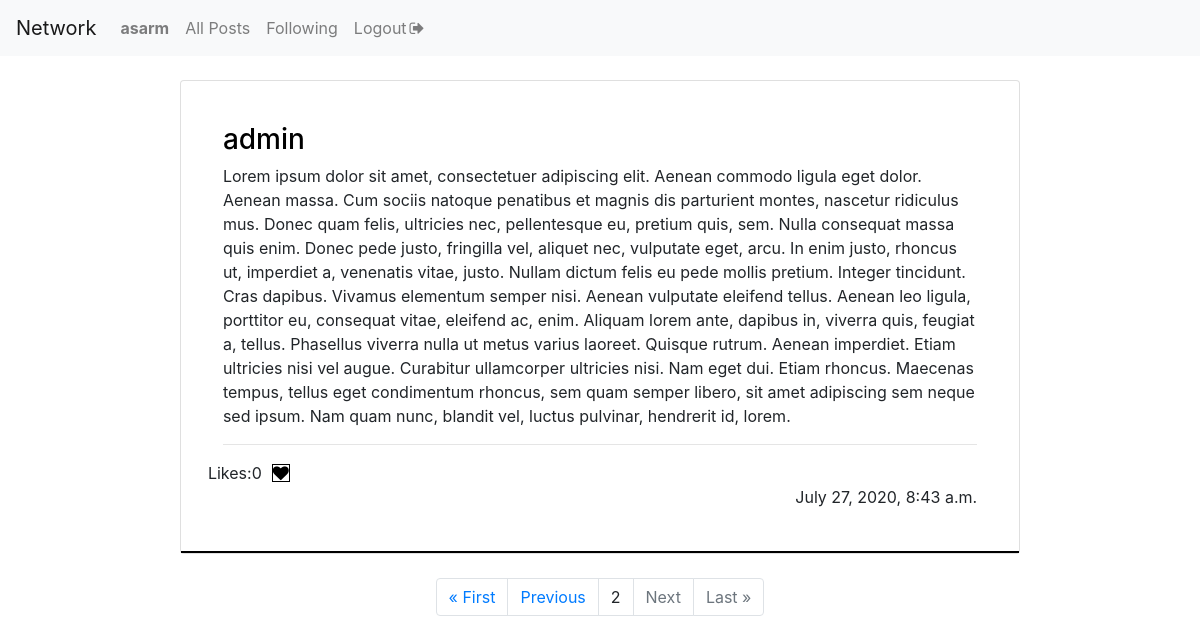
Page /?page=2 (signed in) on the committed database.
### network/models.py (models this page shows, shortened)
class User(AbstractUser):
    pass

class Post(models.Model):
    user = models.ForeignKey('User',on_delete=models.CASCADE,related_name='author')
    date = models.DateTimeField(auto_now_add=True)
    liked = models.ManyToManyField('User',blank=True,related_name='post_likes')
    content = models.CharField(max_length=300)

### network/views.py (the view, shortened to what this page needs)
# urls.py: path("", views.index, name="index"),
def index(request):
    if request.user.is_authenticated:
        posts = Post.objects.all().order_by('-date')
        current_user = request.user
        paginator = Paginator(posts,10)
        page_number = request.GET.get('page')
        page_obj = paginator.get_page(page_number)
        return render(request,"network/index.html",{'page_obj':page_obj,'posts':posts,'current_user':current_user})
    else:
        return HttpResponseRedirect("login")

### network/templates/network/index.html (shortened to what this page needs)
{% extends "network/layout.html" %}
{% load static %}
{% block body %}
    {% for post in page_obj %}
 <div class="card" style="margin: 0 auto;margin-top: 2%;width: 70%;margin-bottom: 2%;">
  <div class="card-body" style="border-bottom: 2px solid black;padding: 5%">
      <h3><a style="color: black" href="{% url 'profile' post.user.username %}">{{ post.user.username }}</a></h3>
        {{post.content}}
      <hr>
  <div class="row">
        <div>Likes:<span id="liked{{post.id}}">{{post.liked.all.count}}</span></div>
      <br>
                          {% if request.user in post.liked.all %}
                              <a class="likebutton" href="#" data-catid="{{ post.id }}" id="{{post.id}}" data-total="{{post.liked.all.count}}"  data-value="Unlike" value="submit"><i class="fa fa-heart" id="heart{{post.id}}" style="color:limegreen;margin-left: 10px"></i></a>
                          {% else %}
                              <a class="likebutton" href="#" data-catid="{{ post.id }}" id="{{post.id}}" data-total="{{post.liked.all.count}}"  data-value="Like" value="submit"><i class="fa fa-heart" id="heart{{post.id}}" style="color:black;border: 1px solid;margin-left: 10px"></i></a>
                          {% endif %}
  </div>
        <div style="text-align: end;margin-left: 60%">{{ post.date }}</div>
  </div>
  </div>
</div>
    {% endfor %}
     <div class="container">
            <ul class="pagination justify-content-center">
                {% if page_obj.has_previous %}
                    <li class="page-item"><a href="?page=1" class="page-link">&laquo; First</a></li>
                    <li class="page-item"><a href="?page={{ page_obj.previous_page_number }}" class="page-link">Previous</a></li>
                {% else %}
                <li class="page-item disabled"><a class="page-link">&laquo; First</a></li>
                <li class="page-item disabled"><a class="page-link">Previous</a></li>
                {% endif %}
                    <li class="page-item"><a class="page-link">{{ page_obj.number }}</a></li>
                {% if page_obj.has_next %}
                <li class="page-item"><a href="?page={{ page_obj.next_page_number }}" class="page-link">Next</a></li>
                <li class="page-item"><a href="?page={{ page_obj.paginator.num_pages }}" class="page-link">Last &raquo;</a></li>
                {% else %}
                <li class="page-item disabled"><a class="page-link">Next</a></li>
                <li class="page-item disabled"><a class="page-link">Last &raquo;</a></li>
                {% endif %}
            </ul>
        </div>
{% endblock %}

### network/templates/network/layout.html (shortened to what this page needs)
{% load static %}
<!DOCTYPE html>
<html lang="en">
    <head>
        <link rel="stylesheet" href="https://stackpath.bootstrapcdn.com/bootstrap/4.4.1/css/bootstrap.min.css">
        <link rel="stylesheet" href="https://cdnjs.cloudflare.com/ajax/libs/font-awesome/4.7.0/css/font-awesome.min.css">
        <link href="{% static 'network/styles.css' %}" rel="stylesheet">
    </head>
    <body>
        <nav class="navbar navbar-expand-lg navbar-light bg-light">
            <a class="navbar-brand" href="{% url 'index' %}">Network</a>
            <div>
              <ul class="navbar-nav mr-auto">
                {% if user.is_authenticated %}
                    <li class="nav-item">
                        <a class="nav-link" href="{% url 'profile' user.username %}"><strong>{{ user.username }}</strong></a>
                    </li>
                {% endif %}
                <li class="nav-item">
                  <a class="nav-link" href="{% url 'index' %}">All Posts</a>
                </li>
                {% if user.is_authenticated %}
                    <li class="nav-item">
                        <a class="nav-link" href="{% url 'followings' %}">Following</a>
                    </li>
                <li class="nav-item">
                     <a class="nav-link" title="Log Out" href="{% url 'logout' %}">Logout<i style="margin-left: 3px" class="fa fa-sign-out"></i></a>
                </li>
                {% endif %}
              </ul>
            </div>
          </nav>
        <div class="body">
            {% block body %}
            {% endblock %}
    </body>
        </html>

### rows in the picture
User: username "asarm"
Post: user.username "admin", content "Lorem ipsum dolor sit amet, consectetuer adipiscing elit. Aenean commodo ligula eget dolor. Aenean massa. Cum sociis natoque penatibus et magnis dis parturient montes, nascetur ridiculus mus. Donec quam felis, ultricies nec, pellentesque eu, pretium quis, sem. Nulla consequat massa quis enim. Donec pede justo, fringilla vel, aliquet nec, vulputate eget, arcu. In enim justo, rhoncus ut, imperdiet a, venenatis vitae, justo. Nullam dictum felis eu pede mollis pretium. Integer tincidunt. Cras dapibus. Vivamus elementum semper nisi. Aenean vulputate eleifend tellus. Aenean leo ligula, porttitor eu, consequat vitae, eleifend ac, enim. Aliquam lorem ante, dapibus in, viverra quis, feugiat a,…", liked.all.count "0", date "July 27, 2020, 8:43 a.m."

### other values in the picture
{{ page_obj.number }} "2"
